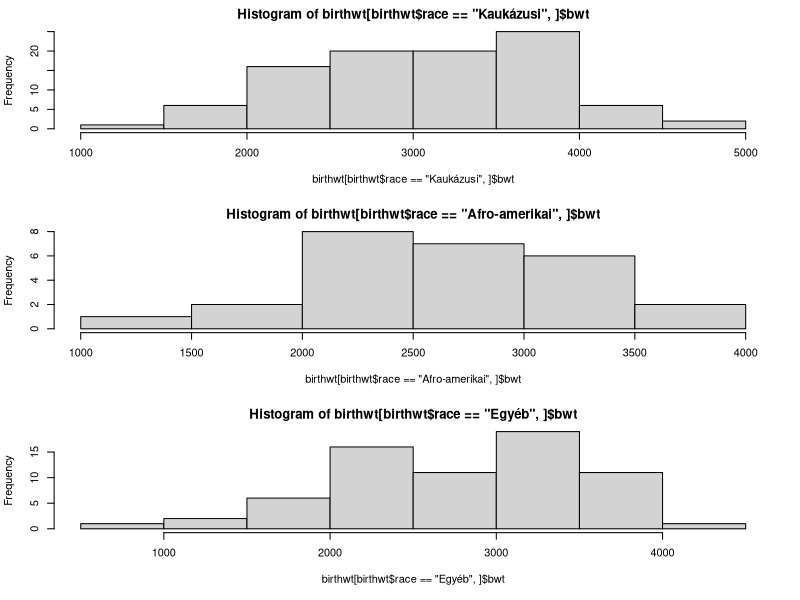
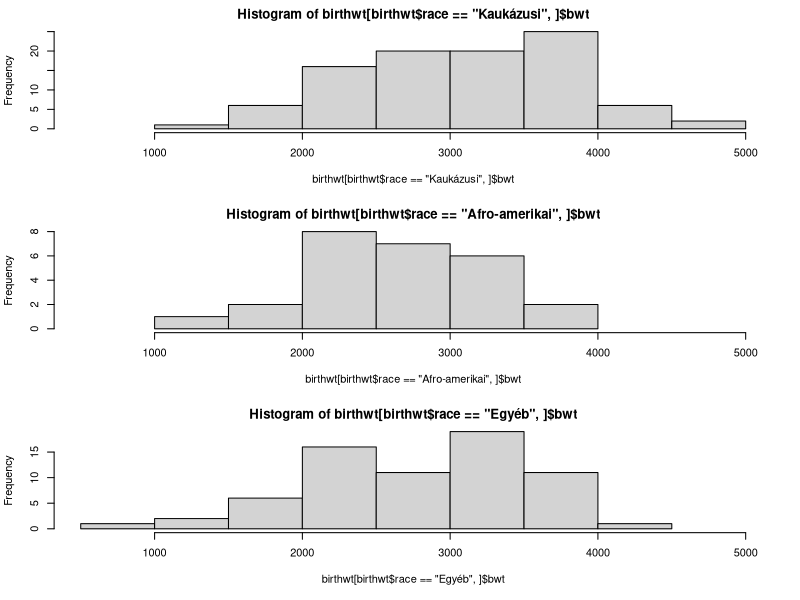
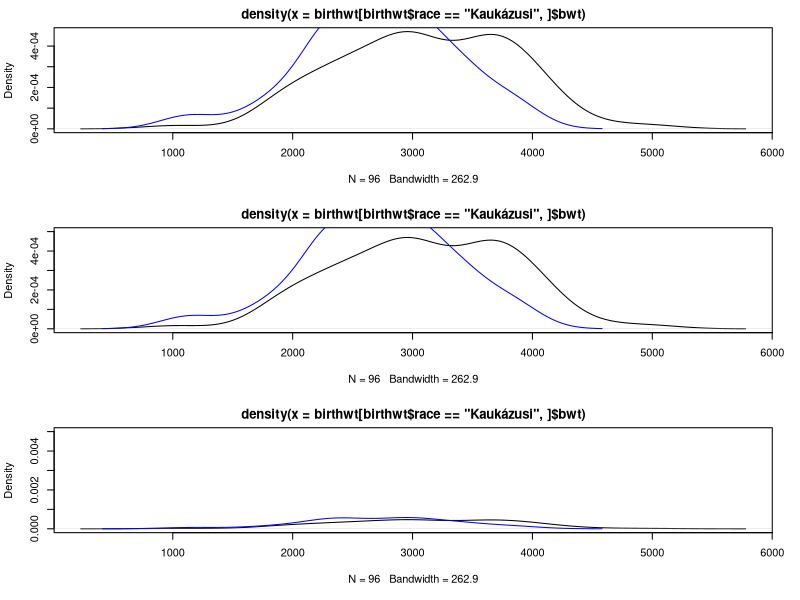
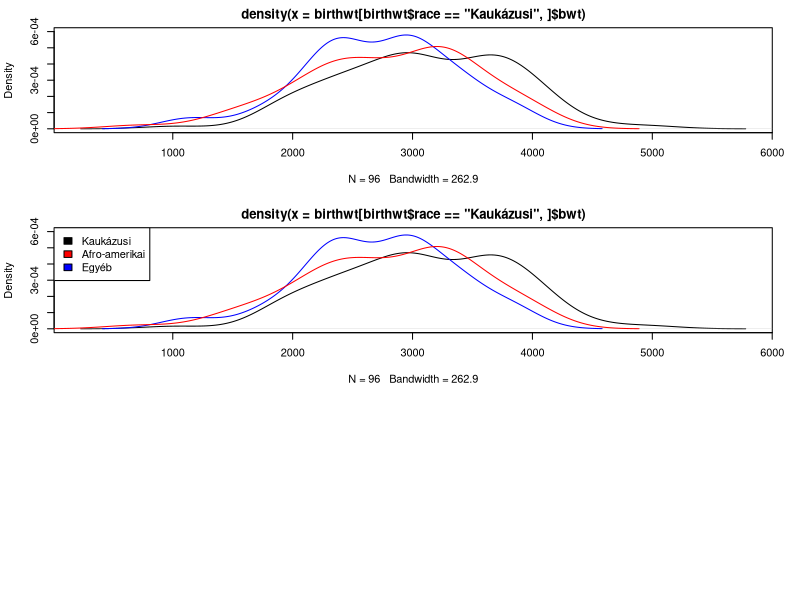

Write the R code that produced these figures, in order.
## ---- chunk 1
data(birthwt, package = "MASS")
birthwt$race <- factor(birthwt$race, levels = 1:3,
                       labels = c("Kaukázusi", "Afro-amerikai", "Egyéb"))
## ---- chunk 2
length(unique(birthwt$race))
## ---- chunk 3
par(mfrow = c(3, 1))
par(mar = c(5.1, 4.1, 2.1, 2.1))
hist(birthwt[birthwt$race == "Kaukázusi",]$bwt)
hist(birthwt[birthwt$race == "Afro-amerikai",]$bwt)
hist(birthwt[birthwt$race == "Egyéb",]$bwt)
## ---- chunk 4
range(birthwt$bwt)
## ---- chunk 5
par(mfrow = c(3, 1))
par(mar = c(5.1, 4.1, 2.1, 2.1))
hist(birthwt[birthwt$race == "Kaukázusi",]$bwt, xlim = c(500, 5000))
hist(birthwt[birthwt$race == "Afro-amerikai",]$bwt, xlim = c(500, 5000))
hist(birthwt[birthwt$race == "Egyéb",]$bwt, xlim = c(500, 5000))
## ---- chunk 6
plot(density(birthwt[birthwt$race == "Kaukázusi",]$bwt))
lines(density(birthwt[birthwt$race == "Afro-amerikai",]$bwt), col = "blue")
## ---- chunk 7
plot(density(birthwt[birthwt$race == "Kaukázusi",]$bwt), ylim = c(0, 5e-04))
lines(density(birthwt[birthwt$race == "Afro-amerikai",]$bwt), col = "blue")
## ---- chunk 8
plot(density(birthwt[birthwt$race == "Kaukázusi",]$bwt), ylim = c(0, 5e-03))
lines(density(birthwt[birthwt$race == "Afro-amerikai",]$bwt), col = "blue")
## ---- chunk 9
plot(density(birthwt[birthwt$race == "Kaukázusi",]$bwt), ylim = c(0, 6e-04))
lines(density(birthwt[birthwt$race == "Afro-amerikai",]$bwt), col = "blue")
lines(density(birthwt[birthwt$race == "Egyéb",]$bwt), col = "red")
## ---- chunk 10
plot(density(birthwt[birthwt$race == "Kaukázusi",]$bwt), ylim = c(0, 6e-04))
lines(density(birthwt[birthwt$race == "Afro-amerikai",]$bwt), col = "blue")
lines(density(birthwt[birthwt$race == "Egyéb",]$bwt), col = "red")
legend("topleft", c("Kaukázusi", "Afro-amerikai", "Egyéb"),
       fill = c("black", "red", "blue"))
